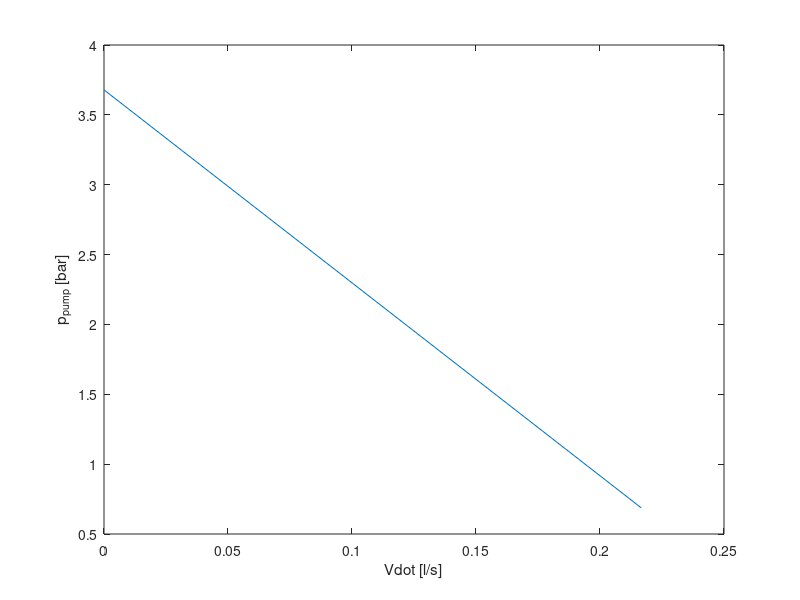

Here is the MATLAB script that generated this plot:
%% MEAN EFFICIENCY VWK
% Berechnet die Mittlere Effizient der Pumpe über Kennlinie 
clc

%% Parameter
P_el_pump = 135;
P_el_comp = 740;
Q_dot_max = 2346;


V_op  = 12/60/1000;
map.V = [0 13 ] / 60 / 1000;
map.p = [37.5 7]*1000*9.81;
map.n = 100;

%% Processing

V = linspace(min(map.V), max(map.V), map.n);
p = interp1(map.V,map.p,V,'linear');

P_mech = V.*p;

eta = P_mech/P_el_pump;

disp(['eta=' num2str(interp1(V,eta,V_op))]);
disp(['epsilon=' num2str(Q_dot_max/P_el_comp)]);

%% Plotting
plot(map.V*1000, map.p/1e5)
xlabel('Vdot [l/s]');
ylabel('p_{pump} [bar]');

